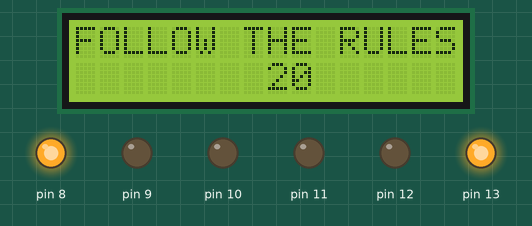
Bench run of a sketch on a simulated Arduino Uno, built with avr-gcc and run on an emulated ATmega328P. Parts: 16×2 character LCD, output pins drawn as LEDs (lit = HIGH).

Above: at 0.1 s.
At 5.2 s:
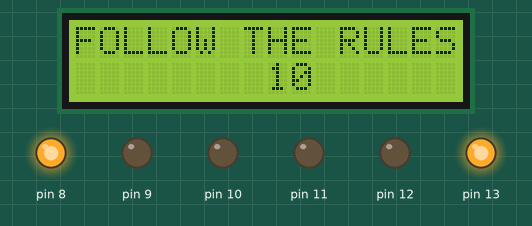
At 10.7 s:
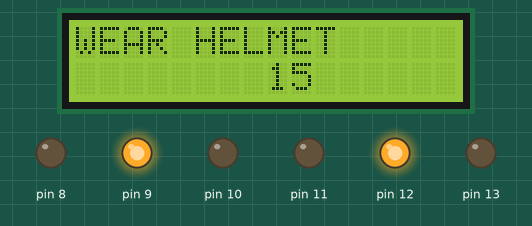
At 19.8 s:
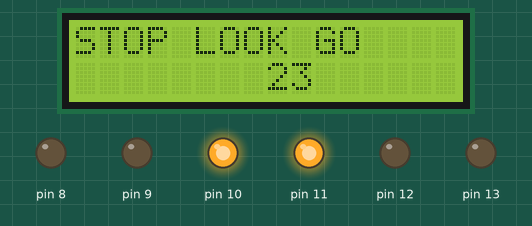
At 29.4 s:
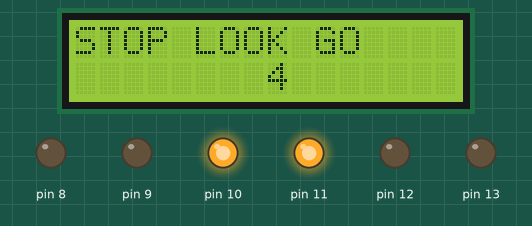
At 39.5 s:
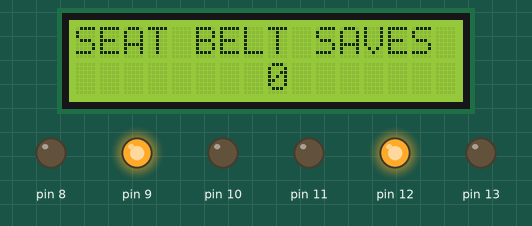
Timing chart, 0 to 40.0 s (numbered marks = the images above):
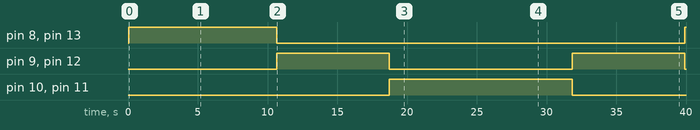

Measured:
- by itself, pin 8, pin 13: LOW → HIGH at 0.06 s, → LOW 10.6 s later, → HIGH 29.3 s later
- by itself, pin 9, pin 12: alternates HIGH for 8.1 s and LOW for 13.1 s
- by itself, pin 10, pin 11: LOW → HIGH at 18.7 s, → LOW 13.1 s later
- what the display in image 1 shows lasts 0.5 s, from 5.1 s to 5.6 s

The sketch:

traffic_light.ino
```cpp
#include <LiquidCrystal.h>
LiquidCrystal lcd(7,6,5,4,3,2);

void setup()
{
 pinMode(13,OUTPUT);
 pinMode(12,OUTPUT);
 pinMode(11,OUTPUT);
 pinMode(10,OUTPUT);
 pinMode(9,OUTPUT);
 pinMode(8,OUTPUT);
 lcd.begin(16,2);
}

void loop() {
int i;
//red

  digitalWrite(12,LOW);
  digitalWrite(9,LOW);
  digitalWrite(13,HIGH);
  digitalWrite(8,HIGH);


  for(i=20;i>=0;i--)
  {
    lcd.setCursor(0,0);
    lcd.print("FOLLOW THE RULES");
    lcd.setCursor(8,1);
    lcd.print(i);
    delay(500);
    lcd.clear();
  }

//yellow

  digitalWrite(13,LOW);
  digitalWrite(8,LOW);
  digitalWrite(12,HIGH);
  digitalWrite(9,HIGH);

  for(i=15;i>=0;i--)
  {
    lcd.setCursor(0,0);
    lcd.print("WEAR HELMET");
    lcd.setCursor(8,1);
    lcd.print(i);
    delay(500);
    lcd.clear();
  }

//green

  digitalWrite(12,LOW);
  digitalWrite(9,LOW);
  digitalWrite(11,HIGH);
  digitalWrite(10,HIGH);

  for(i=25;i>=0;i--)
  {
    lcd.setCursor(0,0);
    lcd.print("STOP LOOK GO");
    lcd.setCursor(8,1);
    lcd.print(i);
    delay(500);
    lcd.clear();
  }

//yellow

  digitalWrite(11,LOW);
  digitalWrite(10,LOW);
  digitalWrite(12,HIGH);
  digitalWrite(9,HIGH);

  for(i=15;i>=0;i--)
  {

    lcd.setCursor(0,0);
    lcd.print("SEAT BELT SAVES");
    lcd.setCursor(8,1);
    lcd.print(i);
    delay(500);
    lcd.clear();
  }

  //  lcd.setCursor(0,0);
//   lcd.print("follow lanes");
//   for(int i=0;i<18;i++)
//   {
//     lcd.scrollDisplayRight();
//     delay(150);
//   }
//   delay(1000);
}


 
```
